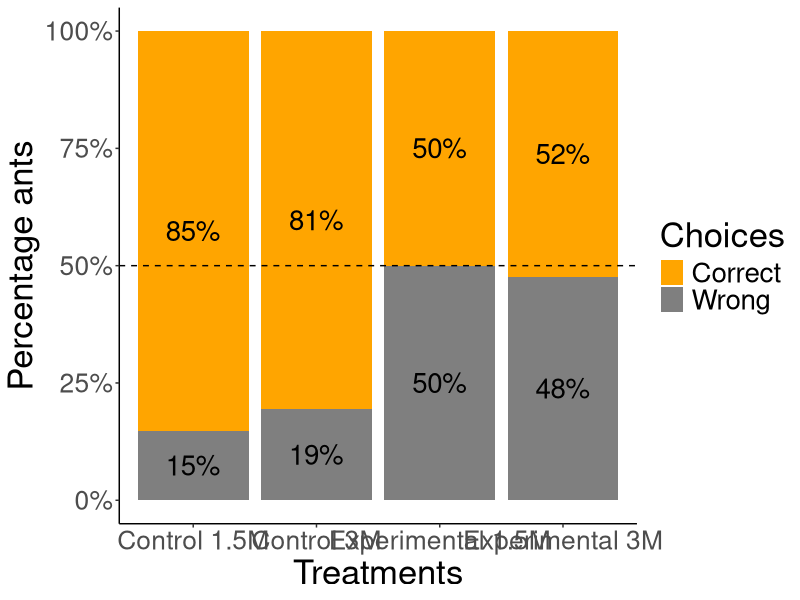
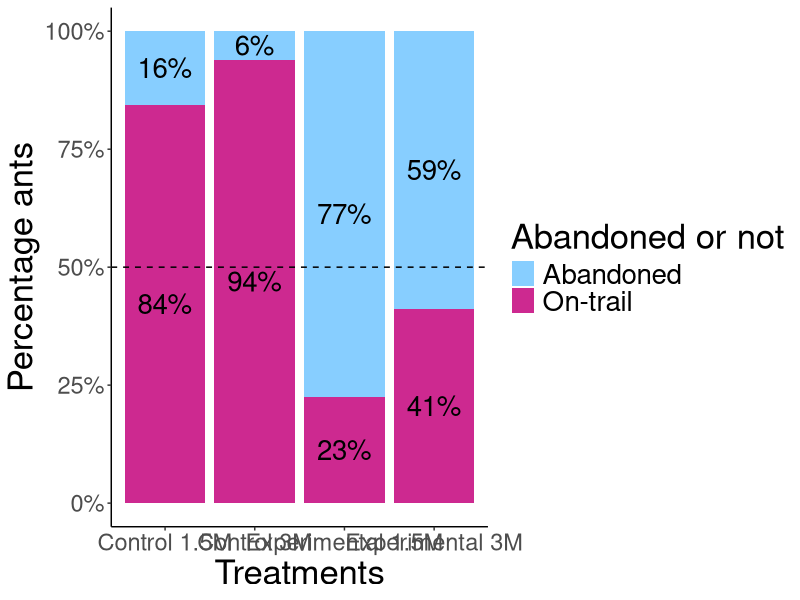
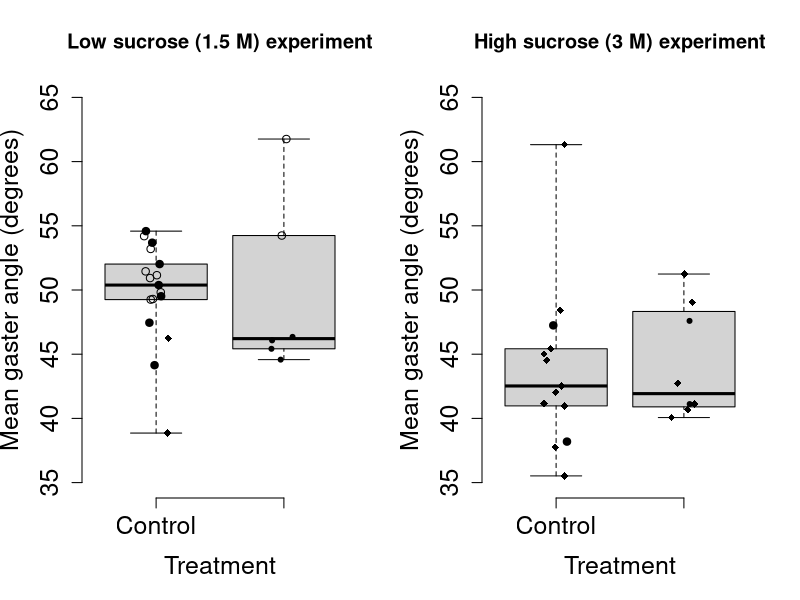

Here is the R script that generated these plots, in order:
## ---- chunk 1
knitr::opts_chunk$set(echo = TRUE)
## ---- chunk 2
library(tidyverse)
#library(googlesheets4)
library(ggplot2)
library(ggthemes)
library(ggstats)
## ---- chunk 3
#Importing the datasheets,and converting the relevant columns into factors

low_sucrose_experiment_data<-read.csv("Combined ant choices_Low sucrose experiment_2025.csv")

high_sucrose_experiment_data<-read.csv("Combined ant choices_High sucrose experiment_2025.csv")

#Extracting the columns needed for choice and abandonment analysis
low_sucrose_experiment_choices<-data.frame(low_sucrose_experiment_data$Treatment,low_sucrose_experiment_data$Ant.choice)
high_sucrose_experiment_choices<-data.frame(high_sucrose_experiment_data$Treatment,high_sucrose_experiment_data$Ant.choice)

#Changing the column names
colnames(low_sucrose_experiment_choices)<-c("treatment","choices")
colnames(high_sucrose_experiment_choices)<-c("treatment","choices")

#Converting the columns into factors
low_sucrose_experiment_choices$treatment<-as.factor(low_sucrose_experiment_choices$treatment)
low_sucrose_experiment_choices$choices<-as.factor(low_sucrose_experiment_choices$choices)

high_sucrose_experiment_choices$treatment<-as.factor(high_sucrose_experiment_choices$treatment)
high_sucrose_experiment_choices$choices<-as.factor(high_sucrose_experiment_choices$choices)

## ---- chunk 4

#1.5M DATA CHOICE ANALYSIS

#Filtering data where ant made either a correct or a wrong choice
low_sucrose_experiment_choices_only<-
  low_sucrose_experiment_choices %>% 
  filter(choices !="Abandoned")

#Dropping the abandonment factor level
low_sucrose_experiment_choices_only$choices<-droplevels(low_sucrose_experiment_choices_only$choices)

#Creating table
low_sucrose_experiment_choices_only_table<-table(low_sucrose_experiment_choices_only)

chisq.test(low_sucrose_experiment_choices_only_table,correct = F)

#Binomial test for control data
binom.test(23,27,0.5)
#Significant!

#Binomial test for experimental data
binom.test(8,16,0.5)
#Non-significant 
 
#3M DATA CHOICE ANALYSIS

#Filtering data where ant made either a correct or a wrong choice
high_sucrose_experiment_choices_only<-
  high_sucrose_experiment_choices %>% 
  filter(choices !="Abandoned")

#Dropping the abandonment factor level
high_sucrose_experiment_choices_only$choices<-droplevels(high_sucrose_experiment_choices_only$choices)

#Creating table
high_sucrose_experiment_choices_only_table<-table(high_sucrose_experiment_choices_only)

chisq.test(high_sucrose_experiment_choices_only_table,correct = F)
#Significant

#Binomial test for control data
binom.test(25,31,0.5)
#Significant!

#Binomial test for experimental data
binom.test(11,21,0.5)
#Non-significant 
## ---- chunk 5

#LOW SUCROSE EXPERIMENT ABANDONMENT ANALYSIS

#Filtering data where ant made either a correct or a wrong choice
low_sucrose_experiment_choices$abandonment<-ifelse(low_sucrose_experiment_choices$choices=="Abandoned","Abandoned","On-trail")

low_sucrose_experiment_abandonment_table<-table(low_sucrose_experiment_choices[-2])

#Chi-square test
chisq.test(low_sucrose_experiment_abandonment_table,correct = F)
#Significant

#Binomial test for control data
binom.test(5,32,0.5)
#Significantly more ants stay on the trail than abandon here

#Binomial test for experimental data
binom.test(55,71,0.5)
#Significantly more ants abandon the trail than stay on the trail

#HIGH SUCROSE EXPERIMENT ABANDONMENT ANALYSIS

#Filtering data where ant made either a correct or a wrong choice
high_sucrose_experiment_choices$abandonment<-ifelse(high_sucrose_experiment_choices$choices=="Abandoned","Abandoned","On-trail")

high_sucrose_experiment_abandonment_table<-table(high_sucrose_experiment_choices[-2])

#Chi-square test
chisq.test(high_sucrose_experiment_abandonment_table,correct = F)
#Significant


#Binomial test for control data
binom.test(2,33,0.5) #Significant
#Significantly more ants stay on the trail than abandon here

#Binomial test for experimental data
binom.test(30,51,0.5)
#Non-significant

## ---- chunk 6

#Creating labels specific to the experiment type and combining the dataframes
low_sucrose_experiment_choices$label<-as.factor(ifelse(low_sucrose_experiment_choices$treatment=="Control","Control_1.5m","Exp_1.5m"))

high_sucrose_experiment_choices$label<-as.factor(ifelse(high_sucrose_experiment_choices$treatment=="Control","Control_3m","Exp_3m"))


#Combining the choices from both experiments
all_exp_combined_data_choices<-rbind(low_sucrose_experiment_choices,high_sucrose_experiment_choices)

#Subsetting the data from the two treatments (combined for both experiments separately) to compare between the experiments.
all_exp_combined_control<-subset(all_exp_combined_data_choices,all_exp_combined_data_choices$treatment=="Control")

all_exp_combined_experimental<-subset(all_exp_combined_data_choices,all_exp_combined_data_choices$treatment=="Experimental")

#Dropping the uncessary factor levels
all_exp_combined_control$label<-droplevels(all_exp_combined_control$label)

all_exp_combined_experimental$label<-droplevels(all_exp_combined_experimental$label)

#COMPARING CORRECT VS. WRONG CHOICES BETWEEN THE TWO EXPERIMENTS FOR EACH TREATMENT

#CONTROL TREATMENT
all_exp_combined_control_choices_only<-data.frame(all_exp_combined_control$choices,all_exp_combined_control$label)

colnames(all_exp_combined_control_choices_only)<-c("choices","exp_type")

#Removing abandonment data for this analysis
all_exp_combined_control_choices_only<-subset(all_exp_combined_control_choices_only,all_exp_combined_control_choices_only$choices!="Abandoned")

#Dropping the uncessary factor levels
all_exp_combined_control_choices_only$choices<-droplevels(all_exp_combined_control_choices_only$choices)

all_exp_combined_control_choices_only_table<-table(all_exp_combined_control_choices_only)

chisq.test(all_exp_combined_control_choices_only_table,correct = F)
#Not significant

#EXPERIMENTAL TREATMENT

all_exp_combined_experimental_choices_only<-data.frame(all_exp_combined_experimental$choices,all_exp_combined_experimental$label)

colnames(all_exp_combined_experimental_choices_only)<-c("choices","exp_type")

#Removing abandonment data for this analysis
all_exp_combined_experimental_choices_only<-subset(all_exp_combined_experimental_choices_only,all_exp_combined_experimental_choices_only$choices!="Abandoned")

#Dropping the uncessary factor levels
all_exp_combined_experimental_choices_only$choices<-droplevels(all_exp_combined_experimental_choices_only$choices)

all_exp_combined_experimental_choices_only_table<-table(all_exp_combined_experimental_choices_only)

chisq.test(all_exp_combined_experimental_choices_only_table,correct = F)
#Not significant
## ---- chunk 7

#CONTROL
all_exp_combined_control_abandonment_only<-data.frame(all_exp_combined_control$abandonment,all_exp_combined_control$label)

colnames(all_exp_combined_control_abandonment_only)<-c("abandonment","exp_type")

all_exp_combined_control_abandonment_only$abandonment<-as.factor(all_exp_combined_control_abandonment_only$abandonment)

all_exp_combined_control_abandonment_only_table<-table(all_exp_combined_control_abandonment_only)

chisq.test(all_exp_combined_control_abandonment_only_table,correct = F)
#Not significant


#Experimental
all_exp_combined_experimental_abandonment_only<-data.frame(all_exp_combined_experimental$abandonment,all_exp_combined_experimental$label)

colnames(all_exp_combined_experimental_abandonment_only)<-c("abandonment","exp_type")

all_exp_combined_experimental_abandonment_only$abandonment<-as.factor(all_exp_combined_experimental_abandonment_only$abandonment)

all_exp_combined_experimental_abandonment_only_table<-table(all_exp_combined_experimental_abandonment_only)

chisq.test(all_exp_combined_experimental_abandonment_only_table,correct = F)
#Significant!

## ---- chunk 8

choices_combined<-subset(all_exp_combined_data_choices,choices!="Abandoned")
#Removing abandonment data for the plot

choices_combined$label<-factor(choices_combined$label,levels=c("Control_1.5m","Control_3m","Exp_1.5m","Exp_3m"))

choices_combined<-as.data.frame(choices_combined %>%
  group_by(label,choices)%>%
  summarize(total=n()))

choices_plot<-ggplot(choices_combined)+
  aes(label,fill=choices,weight=total,by=label)+
  geom_bar(position="fill")+
  geom_text(aes(label = scales::percent(..prop.., accuracy = 1)),stat = "prop", position = position_fill(.5),size=7)+
  scale_y_continuous(labels = scales::percent)+scale_x_discrete(labels=c("Control_1.5m"="Control 1.5M","Control_3m"= "Control 3M", "Exp_1.5m"="Experimental 1.5M","Exp_3m" = "Experimental 3M"))+
  xlab("Treatments")+
  ylab("Percentage ants")+
  guides(fill=guide_legend(title="Choices"))+
  theme_bw()+
    theme(
    plot.background = element_blank(),
    panel.grid.major = element_blank(),
    panel.grid.minor = element_blank(),
    panel.border = element_blank()
  ) +  theme(axis.line = element_line(color = 'black'))
   

choices_plot+theme(text=element_text(size=25),axis.text = element_text(size=19))+ 
  geom_hline(yintercept = 0.5, linetype = "dashed")+
  scale_fill_manual(values=c("orange1","gray50"))

## ---- chunk 9
 
abandon_combined<-as.data.frame(all_exp_combined_data_choices %>%
  group_by(label,abandonment)%>%
  summarize(total=n()))

abandon_combined$label<-factor(abandon_combined$label,levels=c("Control_1.5m","Control_3m","Exp_1.5m","Exp_3m"))

choices_plot_1<-ggplot(abandon_combined)+
  aes(label,fill=abandonment,weight=total,by=label)+
  geom_bar(position="fill")+
  geom_text(aes(label = scales::percent(..prop.., accuracy = 1)),stat = "prop", position = position_fill(.5),size=7)+
  scale_y_continuous(labels = scales::percent)+scale_x_discrete(labels=c("Control_1.5m"="Control 1.5M","Control_3m"= "Control 3M", "Exp_1.5m"="Experimental 1.5M","Exp_3m" = "Experimental 3M"))+
  xlab("Treatments")+
  ylab("Percentage ants")+
  guides(fill=guide_legend(title="Abandoned or not"))+
  theme_bw()+
    theme(
    plot.background = element_blank(),
    panel.grid.major = element_blank(),
    panel.grid.minor = element_blank(),
    panel.border = element_blank()
  ) +  theme(axis.line = element_line(color = 'black'))
   
choices_plot_1+theme(text=element_text(size=25),axis.text = element_text(size=17))+geom_hline(yintercept = 0.5, linetype = "dashed")+scale_fill_manual(values=c("skyblue1","maroon3"))
## ---- chunk 10

#LOW SUCROSE EXPERIMENT
gaster_angle_low_sucrose<-read.csv("Combined gaster angles_Low sucrose experiment_2025.csv")

#Converting the relevant columns to factors
gaster_angle_low_sucrose$Location.of.the.ant<-as.factor(gaster_angle_low_sucrose$Location.of.the.ant)
 
gaster_angle_low_sucrose$Ant.choice<-as.factor(gaster_angle_low_sucrose$Ant.choice)
gaster_angle_low_sucrose$Treatment<-as.factor(gaster_angle_low_sucrose$Treatment)
gaster_angle_low_sucrose$Video<-as.factor(gaster_angle_low_sucrose$Video)
gaster_angle_low_sucrose$Year<-as.factor(gaster_angle_low_sucrose$Year)

#Converting gaster angle measures to numbers
gaster_angle_low_sucrose$Angle.measurement.1<-as.numeric(gaster_angle_low_sucrose$Angle.measurement.1)
gaster_angle_low_sucrose$Angle.measurement.2<-as.numeric(gaster_angle_low_sucrose$Angle.measurement.2)
gaster_angle_low_sucrose$Angle.measurement.3<-as.numeric(gaster_angle_low_sucrose$Angle.measurement.3)
#Ignore the warnings here


#HIGH SUCROSE EXPERIMENT
gaster_angle_high_sucrose<-read.csv("Combined gaster angles_High sucrose experiment_2025.csv")

#Converting the relevant columns to factors
  
gaster_angle_high_sucrose$Ant.choice<-as.factor(gaster_angle_high_sucrose$Ant.choice)
gaster_angle_high_sucrose$Treatment<-as.factor(gaster_angle_high_sucrose$Treatment)
gaster_angle_high_sucrose$Video<-as.factor(gaster_angle_high_sucrose$Video)
gaster_angle_high_sucrose$Year<-as.factor(gaster_angle_high_sucrose$Year)


#Converting gaster angle measures to numbers
gaster_angle_high_sucrose$Angle.measurement.1<-as.numeric(gaster_angle_high_sucrose$Angle.measurement.1)
gaster_angle_high_sucrose$Angle.measurement.2<-as.numeric(gaster_angle_high_sucrose$Angle.measurement.2)
gaster_angle_high_sucrose$Angle.measurement.3<-as.numeric(gaster_angle_high_sucrose$Angle.measurement.3)
#Ignore the warnings here

## ---- chunk 11

#LOW SUCROSE EXPERIMENT
gaster_angle_low_sucrose_ready<-subset(gaster_angle_low_sucrose,gaster_angle_low_sucrose$Location.of.the.ant=="Zone1")

gaster_angle_low_sucrose_ready<-gaster_angle_low_sucrose_ready %>%
  transmute(Video,Treatment,Ant.choice,Year,mean_gaster_angle=rowMeans(select(.,Angle.measurement.1:Angle.measurement.3)))

gaster_angle_low_sucrose_ready<-as.data.frame(gaster_angle_low_sucrose_ready %>%
  group_by(Video,Treatment,Ant.choice,Year) %>%
  summarise(mean_gaster_angle=mean(mean_gaster_angle,na.rm = T)))

#HIGH SUCROSE EXPERIMENT

gaster_angle_high_sucrose_ready<-gaster_angle_high_sucrose %>%
  transmute(Video,Treatment,Ant.choice,Year,mean_gaster_angle=rowMeans(select(.,Angle.measurement.1:Angle.measurement.3)))

gaster_angle_high_sucrose_ready<-as.data.frame(gaster_angle_high_sucrose_ready %>%
  group_by(Video,Treatment,Ant.choice,Year) %>%
  summarise(mean_gaster_angle=mean(mean_gaster_angle,na.rm = T)))

## ---- chunk 12
 
gaster_angle_low_sucrose_ready<-na.omit(subset(gaster_angle_low_sucrose_ready,gaster_angle_low_sucrose_ready$Ant.choice=="Correct"))

gaster_angle_high_sucrose_ready<-na.omit(subset(gaster_angle_high_sucrose_ready,gaster_angle_high_sucrose_ready$Ant.choice=="Correct"))

## ---- chunk 13
wilcox.test(gaster_angle_low_sucrose_ready$mean_gaster_angle~gaster_angle_low_sucrose_ready$Treatment) #No Significant difference

wilcox.test(gaster_angle_high_sucrose_ready$mean_gaster_angle~gaster_angle_high_sucrose_ready$Treatment) #No significant difference

## ---- chunk 14

par(mfrow=c(1,2))

#LOW SUCROSE EXPERIMENT
boxplot(gaster_angle_low_sucrose_ready$mean_gaster_angle~gaster_angle_low_sucrose_ready$Treatment,xlab="Treatment", ylab="Mean gaster angle (degrees)",range=0,frame=F,cex.axis=1.5,cex.lab=1.5,main="Low sucrose (1.5 M) experiment",ylim=c(35,65))

#Adding individual points to the boxplot
stripchart(mean_gaster_angle~Treatment,method="jitter",add=T,vertical=T,pch=1,data=gaster_angle_low_sucrose_ready[gaster_angle_low_sucrose_ready$Year==2022, ])
 
stripchart(mean_gaster_angle~Treatment,method="jitter",add=T,vertical=T,pch=19,data=gaster_angle_low_sucrose_ready[gaster_angle_low_sucrose_ready$Year==2023, ])

stripchart(mean_gaster_angle~Treatment,method="jitter",add=T,vertical=T,pch=18,data=gaster_angle_low_sucrose_ready[gaster_angle_low_sucrose_ready$Year==2024, ])

stripchart(mean_gaster_angle~Treatment,method="jitter",add=T,vertical=T,pch=20,data=gaster_angle_low_sucrose_ready[gaster_angle_low_sucrose_ready$Year==2025, ])


#HIGH SUCROSE EXPERIMENT
boxplot(gaster_angle_high_sucrose_ready$mean_gaster_angle~gaster_angle_high_sucrose_ready$Treatment,xlab="Treatment", ylab="Mean gaster angle (degrees)",range=0,frame=F,cex.axis=1.5,cex.lab=1.5,main="High sucrose (3 M) experiment",ylim=c(35,65))

#Adding individual points to the boxplot
stripchart(mean_gaster_angle~Treatment,method="jitter",add=T,vertical=T,pch=19,data=gaster_angle_high_sucrose_ready[gaster_angle_high_sucrose_ready$Year==2023, ])

stripchart(mean_gaster_angle~Treatment,method="jitter",add=T,vertical=T,pch=18,data=gaster_angle_high_sucrose_ready[gaster_angle_high_sucrose_ready$Year==2024, ])

stripchart(mean_gaster_angle~Treatment,method="jitter",add=T,vertical=T,pch=20,data=gaster_angle_high_sucrose_ready[gaster_angle_high_sucrose_ready$Year==2025, ])


